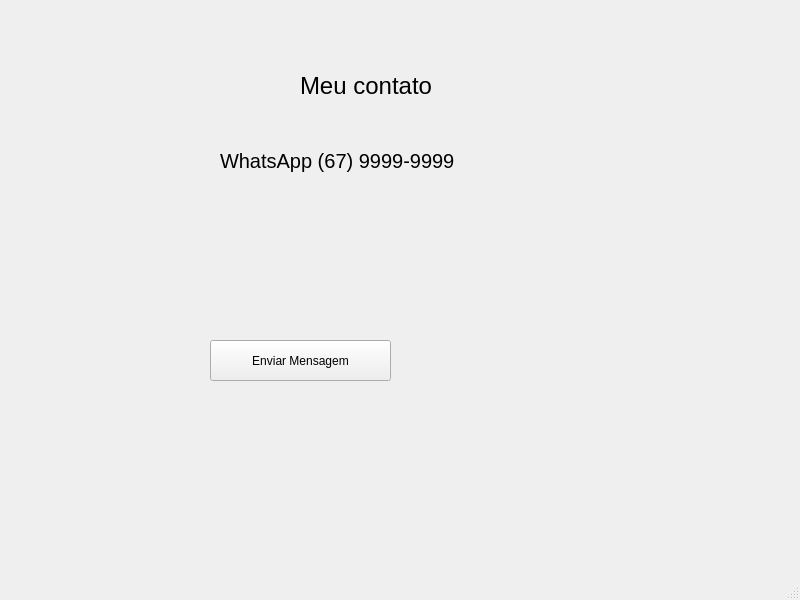
<?xml version="1.0" encoding="UTF-8"?>
<ui version="4.0">
 <class>MainWindow</class>
 <widget class="QMainWindow" name="MainWindow">
  <property name="geometry">
   <rect>
    <x>0</x>
    <y>0</y>
    <width>800</width>
    <height>600</height>
   </rect>
  </property>
  <property name="windowTitle">
   <string>MainWindow</string>
  </property>
  <widget class="QWidget" name="centralwidget">
   <widget class="QLabel" name="label">
    <property name="geometry">
     <rect>
      <x>300</x>
      <y>70</y>
      <width>171</width>
      <height>31</height>
     </rect>
    </property>
    <property name="font">
     <font>
      <pointsize>18</pointsize>
     </font>
    </property>
    <property name="text">
     <string>Meu contato</string>
    </property>
   </widget>
   <widget class="QLabel" name="label_2">
    <property name="geometry">
     <rect>
      <x>220</x>
      <y>140</y>
      <width>311</width>
      <height>41</height>
     </rect>
    </property>
    <property name="font">
     <font>
      <pointsize>15</pointsize>
     </font>
    </property>
    <property name="text">
     <string>WhatsApp (67) 9999-9999</string>
    </property>
   </widget>
   <widget class="QLabel" name="label_4">
    <property name="geometry">
     <rect>
      <x>240</x>
      <y>220</y>
      <width>131</width>
      <height>101</height>
     </rect>
    </property>
    <property name="text">
     <string/>
    </property>
    <property name="pixmap">
     <pixmap>clipart-whatsapp-logo-5.png</pixmap>
    </property>
    <property name="scaledContents">
     <bool>true</bool>
    </property>
   </widget>
   <widget class="QPushButton" name="pushButton">
    <property name="geometry">
     <rect>
      <x>210</x>
      <y>340</y>
      <width>181</width>
      <height>41</height>
     </rect>
    </property>
    <property name="text">
     <string>Enviar Mensagem</string>
    </property>
   </widget>
  </widget>
  <widget class="QMenuBar" name="menubar">
   <property name="geometry">
    <rect>
     <x>0</x>
     <y>0</y>
     <width>800</width>
     <height>26</height>
    </rect>
   </property>
  </widget>
  <widget class="QStatusBar" name="statusbar"/>
 </widget>
 <resources/>
 <connections/>
</ui>
